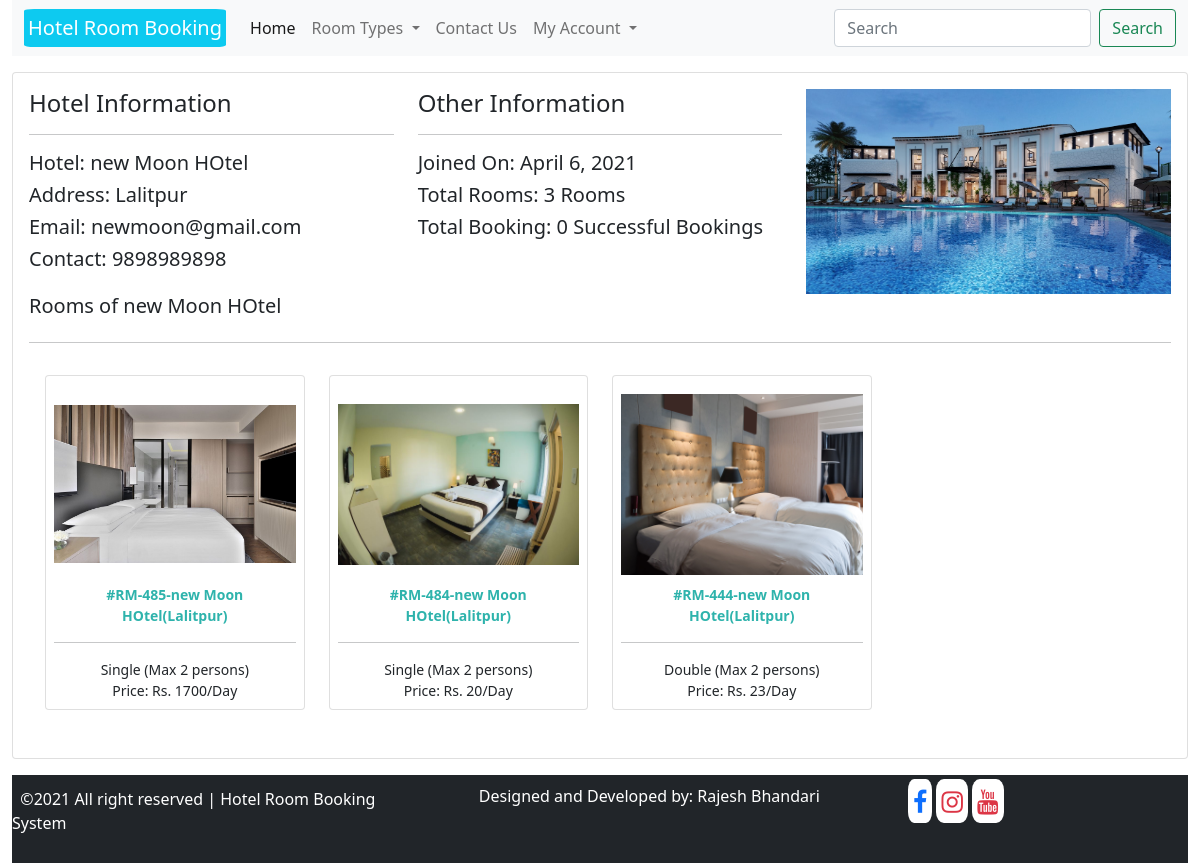
/hotel-2-rooms/, run on the app's committed database.
### hbsapp/models.py (models this page shows, shortened)
class TimeStamp(models.Model):
    created_at = models.DateTimeField(auto_now_add=True)
    updated_at = models.DateTimeField(auto_now=True)
    class Meta:
        abstract = True

class Hotel(TimeStamp):
    name = models.CharField(max_length=200)
    image = models.ImageField(upload_to="hotels", null=True, blank=True)
    address = models.CharField(max_length=200)
    contact = models.CharField(max_length=200)
    email = models.EmailField(unique=True)

class HotelRoom(TimeStamp):
    hotel = models.ForeignKey(Hotel, on_delete=models.RESTRICT)
    room_type = models.CharField(max_length=50, choices=ROOM_TYPE)
    room_code = models.CharField(max_length=50)
    image = models.ImageField(upload_to="rooms")
    description = models.TextField()
    marked_price = models.PositiveIntegerField(null=True, blank=True)
    price = models.PositiveIntegerField()
    view_count = models.BigIntegerField(default=0)
    maximum_capacity = models.PositiveIntegerField(default=2, choices=CAPACITY)

### hbsapp/views.py (the view)
class ClientHotelDetailView(ClientMixin, View):
    def get(self, request, *args, **kwargs):
        context = self.context
        try:
            hotel = Hotel.objects.get(id=self.kwargs.get("pk"))
            context["hotel"] = hotel
            context["total_bookings"] = RoomBooking.objects.filter(
                hotel_room__hotel=hotel, booking_status="Confirmed")
        except Exception as e:
            print(e)
            messages.error(request, "Hotel not found..")
            return redirect("hbsapp:clienthome")
        return render(request, "clienttemplates/clienthoteldetail.html", context)

### hbsapp/views.py (called while the page is built)
    def dispatch(self, request, *args, **kwargs):
        self.context = {
            "roomtypes": ROOM_TYPE
        }
        return super(ClientMixin, self).dispatch(request, *args, **kwargs)

### templates/clienttemplates/clienthoteldetail.html (shortened to what this page needs)
{% extends 'clienttemplates/clientbase.html' %}
{% load static %}
{% block content %}
<section class="mt-3">
    <div class="row">
        <div class="col-md-12">
            <div class="card p-3">
                <div class="card-head">
                    <div class="row">
                        <div class="col-md-4">
                            <h4>Hotel Information</h4><hr>
                            <h5>Hotel: {{hotel.name}}</h5>
                            <h5>Address: {{hotel.address}}</h5>
                            <h5>Email: {{hotel.email}}</h5>
                            <h5>Contact: {{hotel.contact}}</h5>
                        </div>
                        <div class="col-md-4">
                            <h4>Other Information</h4><hr>
                            <h5>Joined On: {{hotel.created_at|date}}</h5>
                            <h5>Total Rooms: {{hotel.hotelroom_set.count}} Rooms</h5>
                            <h5>Total Booking: {{total_bookings.count}} Successful Bookings</h5>
                        </div>
                        <div class="col-md-4">
                            <img src="{% if hotel.image %}{{hotel.image.url}}{% else %}{% static 'clientstatic/images/default_hotel.jpeg' %}{% endif %}" alt="" class="img-fluid">
                        </div>
                    </div>
                </div>
                <h5>Rooms of {{hotel.name}}</h5>
                <hr>
                <div class="card-body">
                    <div class="row">
                        {% for room in hotel.hotelroom_set.all %}
                        <div class="col-md-3 mb-3">
                            <div class="card p-2 item" style="cursor: pointer; text-align: center;"
                                data-url="{% url 'hbsapp:clientroomdetail' room.room_code room.id %}">
                                <img src="{{room.image.url}}" class="img-fluid"
                                    style="height: 200px; object-fit: contain;" alt="">
                                <p style="font-size: 14px; color: rgb(46, 179, 172); font-weight: bold;margin-bottom: 0;">#{{room.room_code}}-{{room.hotel.name}}({{room.hotel.address}})</p><hr>
                                <p style="font-size: 14px;margin-bottom: 0;">{{room.room_type}} (Max {{room.maximum_capacity}} persons)</p>
                                <p style="font-size: 14px;margin-bottom: 0;">Price: {% if room.marked_price %}<s>Rs. {{room.marked_price}}/-</s>{% endif %} Rs. {{room.price}}/Day</p>
                            </div>
                        </div>
                        {% endfor %}
                    </div>
                </div>
            </div>
        </div>
    </div>
</section>
{% endblock %}

### data on the page
Hotel: name "new Moon HOtel", address "Lalitpur", email "newmoon@gmail.com", contact "9898989898", created_at "April 6, 2021", hotelroom_set.count "3"
HotelRoom: image (picture), room_code "RM-485", hotel.name "new Moon HOtel", hotel.address "Lalitpur", room_type "Single", maximum_capacity "2", price "1700"
HotelRoom: image (picture), room_code "RM-484", hotel.name "new Moon HOtel", hotel.address "Lalitpur", room_type "Single", maximum_capacity "2", price "20"
HotelRoom: image (picture), room_code "RM-444", hotel.name "new Moon HOtel", hotel.address "Lalitpur", room_type "Double", maximum_capacity "2", price "23"

### other printed values
{{ total_bookings.count }} "0"
